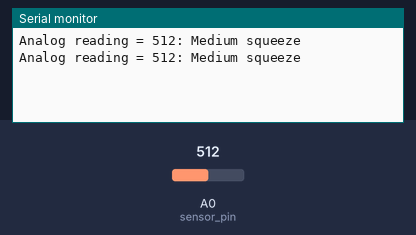
Bench run of a sketch on a simulated Arduino Uno, built with avr-gcc and run on an emulated ATmega328P. Parts: the last lines printed to the serial monitor. The test bench sets the inputs (shaded band); at power-on: A0 (sensor_pin) = 512.

Above: at 1.8 s.
1.9 s: A0 (sensor_pin) set to 610
At 2.8 s:
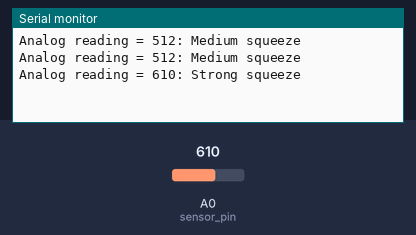
4.5 s: A0 (sensor_pin) set to 390
At 5.6 s:
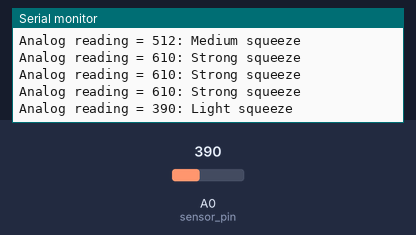
7.5 s: A0 (sensor_pin) set to 190
At 8.8 s:
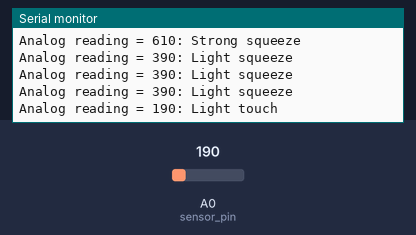
10.5 s: A0 (sensor_pin) set to 0
At 11.5 s:
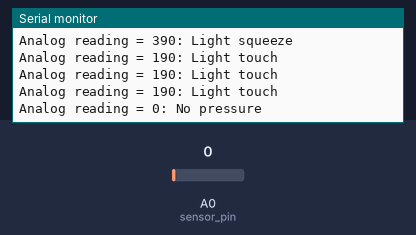

Measured:
- after the input at 1.9 s, the serial monitor: prints a new line after 0.10 s (image 1)
- after the input at 4.5 s, the serial monitor: prints a new line after 0.50 s (image 2)
- after the input at 7.5 s, the serial monitor: prints a new line after 0.50 s (image 3)
- after the input at 10.5 s, the serial monitor: prints a new line after 0.51 s (image 4)

The sketch:

force_test.ino
```cpp
int sensor_pin = A0;
int sensor_value;

void setup(void) {
  Serial.begin(9600);
}

void loop(void) {
  sensor_value = analogRead(sensor_pin);

  Serial.print("Analog reading = ");
  Serial.print(sensor_value);

  if (sensor_value < 10) {
    Serial.println(": No pressure");
  } else if (sensor_value < 200) {
    Serial.println(": Light touch");
  } else if (sensor_value < 400) {
    Serial.println(": Light squeeze");
  } else if (sensor_value < 600) {
    Serial.println(": Medium squeeze");
  } else {
    Serial.println(": Strong squeeze");
  }
  delay(1000);
}
```
